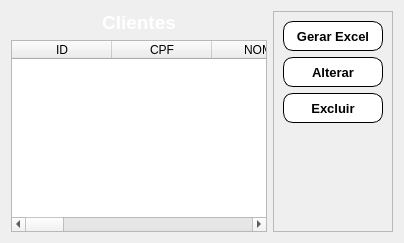
          <widget class="QWidget" name="tab_list_cliente">
           <attribute name="title">
            <string>Lista de clientes</string>
           </attribute>
           <layout class="QHBoxLayout" name="horizontalLayout_13">
            <item>
             <layout class="QHBoxLayout" name="horizontalLayout_4">
              <item>
               <layout class="QVBoxLayout" name="verticalLayout_16">
                <item>
                 <layout class="QVBoxLayout" name="verticalLayout_17">
                  <item>
                   <widget class="QLabel" name="label_5">
                    <property name="text">
                     <string>&lt;html&gt;&lt;head/&gt;&lt;body&gt;&lt;p align=&quot;center&quot;&gt;&lt;span style=&quot; font-size:14pt; font-weight:600; color:#ffffff;&quot;&gt;Clientes&lt;/span&gt;&lt;/p&gt;&lt;/body&gt;&lt;/html&gt;</string>
                    </property>
                   </widget>
                  </item>
                  <item>
                   <widget class="QTableWidget" name="table_cliente">
                    <column>
                     <property name="text">
                      <string>ID</string>
                     </property>
                    </column>
                    <column>
                     <property name="text">
                      <string>CPF</string>
                     </property>
                    </column>
                    <column>
                     <property name="text">
                      <string>NOME</string>
                     </property>
                    </column>
                    <column>
                     <property name="text">
                      <string>ENDEREÇO</string>
                     </property>
                    </column>
                    <column>
                     <property name="text">
                      <string>NUMERO</string>
                     </property>
                    </column>
                    <column>
                     <property name="text">
                      <string>COMPLEMENTO</string>
                     </property>
                    </column>
                    <column>
                     <property name="text">
                      <string>BAIRRO</string>
                     </property>
                    </column>
                    <column>
                     <property name="text">
                      <string>MUNICIPIO</string>
                     </property>
                    </column>
                    <column>
                     <property name="text">
                      <string>UF</string>
                     </property>
                    </column>
                    <column>
                     <property name="text">
                      <string>CEP</string>
                     </property>
                    </column>
                    <column>
                     <property name="text">
                      <string>TELEFONE</string>
                     </property>
                    </column>
                    <column>
                     <property name="text">
                      <string>EMAIL</string>
                     </property>
                    </column>
                   </widget>
                  </item>
                 </layout>
                </item>
                <item>
                 <layout class="QVBoxLayout" name="verticalLayout_18"/>
                </item>
               </layout>
              </item>
              <item>
               <widget class="QFrame" name="frame_3">
                <property name="sizePolicy">
                 <sizepolicy hsizetype="Fixed" vsizetype="Preferred">
                  <horstretch>0</horstretch>
                  <verstretch>0</verstretch>
                 </sizepolicy>
                </property>
                <property name="frameShape">
                 <enum>QFrame::StyledPanel</enum>
                </property>
                <property name="frameShadow">
                 <enum>QFrame::Raised</enum>
                </property>
                <layout class="QVBoxLayout" name="verticalLayout_19">
                 <item>
                  <widget class="QPushButton" name="btn_excel_cliente">
                   <property name="minimumSize">
                    <size>
                     <width>100</width>
                     <height>30</height>
                    </size>
                   </property>
                   <property name="font">
                    <font>
                     <pointsize>10</pointsize>
                     <weight>75</weight>
                     <bold>true</bold>
                    </font>
                   </property>
                   <property name="cursor">
                    <cursorShape>PointingHandCursor</cursorShape>
                   </property>
                   <property name="styleSheet">
                    <string notr="true">QPushButton{	
	background-color: rgb(255, 255, 255);
	color: rgb(0, 0, 0);
	border-radius:10px;
	border-width: 2px;
	border-style: outset;
	border-color: black;
}
QPushButton:hover{
	
	background-color: rgb(0, 255, 127);
	color: rgb(0, 0, 0);
		
}
QPushButton:!pressed
{
  border: 1px solid black;
}</string>
                   </property>
                   <property name="text">
                    <string>Gerar Excel</string>
                   </property>
                  </widget>
                 </item>
                 <item>
                  <widget class="QPushButton" name="btn_alterar_cliente">
                   <property name="minimumSize">
                    <size>
                     <width>100</width>
                     <height>30</height>
                    </size>
                   </property>
                   <property name="font">
                    <font>
                     <pointsize>10</pointsize>
                     <weight>75</weight>
                     <bold>true</bold>
                    </font>
                   </property>
                   <property name="cursor">
                    <cursorShape>PointingHandCursor</cursorShape>
                   </property>
                   <property name="styleSheet">
                    <string notr="true">QPushButton{	
	background-color: rgb(255, 255, 255);
	color: rgb(0, 0, 0);
	border-radius:10px;
	border-width: 2px;
	border-style: outset;
	border-color: black;
}
QPushButton:hover{
	
	background-color: rgb(255, 255, 0);
	color: rgb(0, 0, 0);
		
}
QPushButton:!pressed
{
  border: 1px solid black;
}</string>
                   </property>
                   <property name="text">
                    <string>Alterar</string>
                   </property>
                  </widget>
                 </item>
                 <item>
                  <widget class="QPushButton" name="btn_excluir_cliente">
                   <property name="minimumSize">
                    <size>
                     <width>100</width>
                     <height>30</height>
                    </size>
                   </property>
                   <property name="font">
                    <font>
                     <pointsize>10</pointsize>
                     <weight>75</weight>
                     <bold>true</bold>
                    </font>
                   </property>
                   <property name="cursor">
                    <cursorShape>PointingHandCursor</cursorShape>
                   </property>
                   <property name="styleSheet">
                    <string notr="true">QPushButton{	
	background-color: rgb(255, 255, 255);
	color: rgb(0, 0, 0);
	border-radius:10px;
	border-width: 2px;
	border-style: outset;
	border-color: black;
}
QPushButton:hover{
	
	background-color: rgb(255, 0, 0);
	color: rgb(0, 0, 0);
		
}
QPushButton:!pressed
{
  border: 1px solid black;
}</string>
                   </property>
                   <property name="text">
                    <string>Excluir</string>
                   </property>
                  </widget>
                 </item>
                 <item>
                  <spacer name="verticalSpacer_2">
                   <property name="orientation">
                    <enum>Qt::Vertical</enum>
                   </property>
                   <property name="sizeHint" stdset="0">
                    <size>
                     <width>0</width>
                     <height>0</height>
                    </size>
                   </property>
                  </spacer>
                 </item>
                </layout>
               </widget>
              </item>
             </layout>
            </item>
           </layout>
          </widget>
